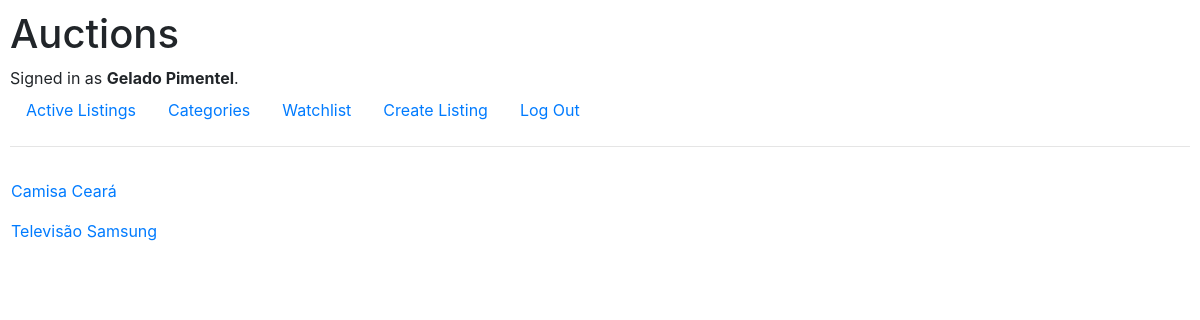
The app's page /watchlist/1/ (signed in) with its own data.
### auctions/models.py (models this page shows, shortened)
class User(AbstractUser):
    pass

class Watchlist(models.Model):
    user = models.ForeignKey(User, on_delete=models.CASCADE, related_name='userFavs')
    product = models.ForeignKey(Actions, on_delete=models.CASCADE, related_name='product_fav', default=1)

class Actions(models.Model):
    name = models.CharField(max_length=32)
    price = models.FloatField()
    describe = models.CharField(max_length=200, default=None)
    image = models.CharField(max_length=300, default=None)
    data = models.DateField(default=None)
    category = models.CharField(max_length=64, default=None)
    number_bids = models.IntegerField(default=0)
    user = models.ForeignKey(User, on_delete=models.CASCADE, related_name='UserAuthor', default=1)
    open = models.BooleanField(default=True)

### auctions/views.py (the view)
# urls.py: path('watchlist/<str:user_id>/', views.watchlist, name='watchlist'),
def watchlist(request, user_id):
    if user_id == None:
        return HttpResponse('Log in to access the Watchlist!', status=401)
    watchlist_user = Watchlist.objects.filter(user=user_id)
    return render(request, 'auctions/watchlist.html', {
        'watchlist': watchlist_user,
    })

### auctions/templates/auctions/watchlist.html
{% extends 'auctions/layout.html' %}
{% block body %}
    {% for fav in watchlist %}
        <div class="row pl-3 pt-3">
            <a href="{% url 'listing' fav.product.id %}">{{ fav.product.name}}</a>
        </div>
    {% endfor %}
{% endblock %}

### auctions/templates/auctions/layout.html (shortened to what this page needs)
{% load static %}
<!DOCTYPE html>
<html lang="en">
    <head>
        <link rel="stylesheet" href="https://stackpath.bootstrapcdn.com/bootstrap/4.4.1/css/bootstrap.min.css">
        <link href="{% static 'auctions/styles.css' %}" rel="stylesheet">
    </head>
    <body>
        <h1>Auctions</h1>
        <div>
            {% if user.is_authenticated %}
                Signed in as <strong>{{ user.username }}</strong>.
            {% else %}
                Not signed in.
            {% endif %}
        </div>
        <ul class="nav">
            <li class="nav-item">
                <a class="nav-link" href="{% url 'index' %}">Active Listings</a>
            </li>
            <li class="nav-item">
                <a href="{% url 'categories' %}" class="nav-link">Categories</a>
            </li>
            {% if user.is_authenticated %}
                <li class="nav-item">
                    <a href="{% url 'watchlist' user.id %}" class="nav-link">Watchlist</a>
                </li>
            {% else %}
                <li class="nav-item">
                    <a href="{% url 'login' %}" class="nav-link" id="UserNotAuthenticated">Watchlist</a>
                </li>
            {% endif %}
            <li class="nav-item">
                <a href="{% url 'create' %}" class="nav-link">Create Listing</a>
            </li>
            {% if user.is_authenticated %}
                <li class="nav-item">
                    <a class="nav-link" href="{% url 'logout' %}">Log Out</a>
                </li>
            {% endif %}
        </ul>
        <hr>
        <div class="product">
            {% block body %}
            {% endblock %}
        </div>
    </body>
</html>

### auctions/static/auctions/styles.css (style rules this page uses)
body { padding: 10px; }
a { text-decoration: none; }

### records on screen
User: username "Gelado Pimentel"
Watchlist: product.name "Camisa Ceará"
Watchlist: product.name "Televisão Samsung"
